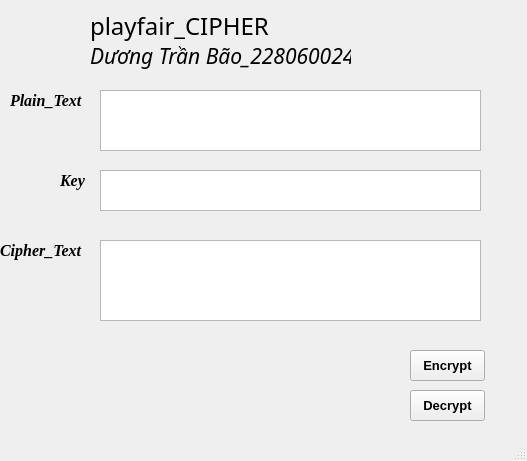
<?xml version="1.0" encoding="UTF-8"?>
<ui version="4.0">
 <class>MainWindow</class>
 <widget class="QMainWindow" name="MainWindow">
  <property name="geometry">
   <rect>
    <x>0</x>
    <y>0</y>
    <width>527</width>
    <height>461</height>
   </rect>
  </property>
  <property name="windowTitle">
   <string>MainWindow</string>
  </property>
  <widget class="QWidget" name="centralwidget">
   <widget class="QLabel" name="label_5">
    <property name="geometry">
     <rect>
      <x>0</x>
      <y>240</y>
      <width>91</width>
      <height>21</height>
     </rect>
    </property>
    <property name="font">
     <font>
      <family>Times New Roman</family>
      <pointsize>12</pointsize>
      <weight>75</weight>
      <italic>true</italic>
      <bold>true</bold>
     </font>
    </property>
    <property name="text">
     <string>Cipher_Text</string>
    </property>
   </widget>
   <widget class="QLabel" name="label">
    <property name="geometry">
     <rect>
      <x>90</x>
      <y>0</y>
      <width>221</width>
      <height>51</height>
     </rect>
    </property>
    <property name="font">
     <font>
      <family>Showcard Gothic</family>
      <pointsize>18</pointsize>
     </font>
    </property>
    <property name="text">
     <string>playfair_CIPHER</string>
    </property>
   </widget>
   <widget class="QLabel" name="label_2">
    <property name="geometry">
     <rect>
      <x>90</x>
      <y>40</y>
      <width>261</width>
      <height>31</height>
     </rect>
    </property>
    <property name="font">
     <font>
      <family>Bell MT</family>
      <pointsize>16</pointsize>
      <weight>50</weight>
      <italic>true</italic>
      <bold>false</bold>
     </font>
    </property>
    <property name="text">
     <string>Dương Trần Bão_2280600244</string>
    </property>
   </widget>
   <widget class="QPlainTextEdit" name="KEY">
    <property name="geometry">
     <rect>
      <x>100</x>
      <y>170</y>
      <width>381</width>
      <height>41</height>
     </rect>
    </property>
   </widget>
   <widget class="QPlainTextEdit" name="PLTEXT">
    <property name="geometry">
     <rect>
      <x>100</x>
      <y>90</y>
      <width>381</width>
      <height>61</height>
     </rect>
    </property>
   </widget>
   <widget class="QPushButton" name="butDE">
    <property name="geometry">
     <rect>
      <x>410</x>
      <y>390</y>
      <width>75</width>
      <height>31</height>
     </rect>
    </property>
    <property name="font">
     <font>
      <pointsize>10</pointsize>
      <weight>75</weight>
      <bold>true</bold>
     </font>
    </property>
    <property name="text">
     <string>Decrypt</string>
    </property>
   </widget>
   <widget class="QLabel" name="label_3">
    <property name="geometry">
     <rect>
      <x>10</x>
      <y>90</y>
      <width>81</width>
      <height>21</height>
     </rect>
    </property>
    <property name="font">
     <font>
      <family>Times New Roman</family>
      <pointsize>12</pointsize>
      <weight>75</weight>
      <italic>true</italic>
      <bold>true</bold>
     </font>
    </property>
    <property name="text">
     <string>Plain_Text</string>
    </property>
   </widget>
   <widget class="QPushButton" name="butEN">
    <property name="geometry">
     <rect>
      <x>410</x>
      <y>350</y>
      <width>75</width>
      <height>31</height>
     </rect>
    </property>
    <property name="font">
     <font>
      <pointsize>10</pointsize>
      <weight>75</weight>
      <bold>true</bold>
     </font>
    </property>
    <property name="text">
     <string>Encrypt</string>
    </property>
   </widget>
   <widget class="QLabel" name="label_4">
    <property name="geometry">
     <rect>
      <x>60</x>
      <y>170</y>
      <width>31</width>
      <height>21</height>
     </rect>
    </property>
    <property name="font">
     <font>
      <family>Times New Roman</family>
      <pointsize>12</pointsize>
      <weight>75</weight>
      <italic>true</italic>
      <bold>true</bold>
     </font>
    </property>
    <property name="text">
     <string>Key</string>
    </property>
   </widget>
   <widget class="QPlainTextEdit" name="CITEXT">
    <property name="geometry">
     <rect>
      <x>100</x>
      <y>240</y>
      <width>381</width>
      <height>81</height>
     </rect>
    </property>
   </widget>
  </widget>
  <widget class="QMenuBar" name="menubar">
   <property name="geometry">
    <rect>
     <x>0</x>
     <y>0</y>
     <width>527</width>
     <height>21</height>
    </rect>
   </property>
  </widget>
  <widget class="QStatusBar" name="statusbar"/>
 </widget>
 <resources/>
 <connections/>
</ui>
